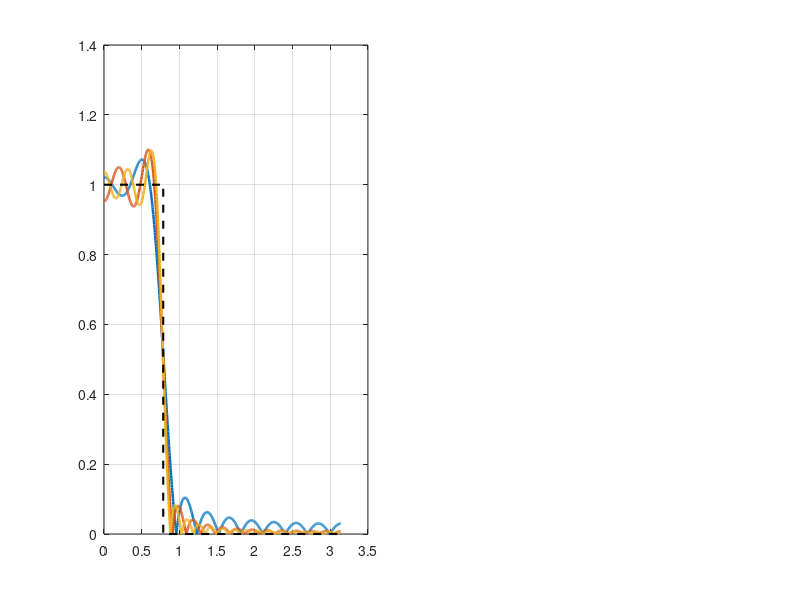

Write MATLAB code to recreate this figure. (Note: this script raises an error after producing the figure.)
clc; clear all; close all;

% Parâmetros comuns
wc = 0.25 * pi; % Frequência de corte
w_ideal = [0, wc, wc, pi];
mag_ideal = [1, 1, 0, 0];

% ================= CÁLCULO PARA M = 20 =================
M_20 = 20; alpha_20 = M_20 / 2;
n_20 = 0:M_20; g_20 = zeros(size(n_20));
for i = 1:length(n_20)
    val = n_20(i);
    if val == alpha_20, g_20(i) = wc / pi;
    else, g_20(i) = sin(wc * (val - alpha_20)) / (pi * (val - alpha_20)); end
end
[H_20, w] = freqz(g_20, 1, 1024);
mag_20 = abs(H_20);
phase_20 = unwrap(angle(H_20));

% ================= CÁLCULO PARA M = 30 =================
M_30 = 30; alpha_30 = M_30 / 2;
n_30 = 0:M_30; g_30 = zeros(size(n_30));
for i = 1:length(n_30)
    val = n_30(i);
    if val == alpha_30, g_30(i) = wc / pi;
    else, g_30(i) = sin(wc * (val - alpha_30)) / (pi * (val - alpha_30)); end
end
[H_30, ~] = freqz(g_30, 1, 1024);
mag_30 = abs(H_30);
phase_30 = unwrap(angle(H_30));

% ================= CÁLCULO PARA M = 40 =================
M_40 = 40; alpha_40 = M_40 / 2;
n_40 = 0:M_40; g_40 = zeros(size(n_40));
for i = 1:length(n_40)
    val = n_40(i);
    if val == alpha_40, g_40(i) = wc / pi;
    else, g_40(i) = sin(wc * (val - alpha_40)) / (pi * (val - alpha_40)); end
end
[H_40, ~] = freqz(g_40, 1, 1024);
mag_40 = abs(H_40);
phase_40 = unwrap(angle(H_40));

% ================= PLOT COMPARATIVO LADO A LADO =================
fig = figure('Position', [100, 100, 1100, 420], 'Visible', 'off');

% Cores padrão do MATLAB (R2014b em diante)
c1 = [0, 0.4470, 0.7410];      % Azul
c2 = [0.8500, 0.3250, 0.0980];  % Laranja/Vermelho
c3 = [0.9290, 0.6940, 0.1250];  % Amarelo/Dourado

% 1. Painel da Esquerda: Magnitude
subplot(1, 2, 1);
plot(w, mag_20, 'LineWidth', 1.8, 'Color', c1);
hold on;
plot(w, mag_30, 'LineWidth', 1.8, 'Color', c2);
plot(w, mag_40, 'LineWidth', 1.8, 'Color', c3);
plot(w_ideal, mag_ideal, 'k--', 'LineWidth', 1.5); % Filtro Ideal
grid on;
ax1 = gca;
ax1.GridLineStyle = '--'; ax1.GridAlpha = 0.5; ax1.FontSize = 11; ax1.FontName = 'Arial'; ax1.Box = 'on';
ax1.XTick = [0, 0.25*pi, 0.5*pi, 0.75*pi, pi];
ax1.XTickLabel = {'0', '0.25\pi (\omega_c)', '0.5\pi', '0.75\pi', '\pi'};

title('Resposta em Magnitude |G(e^{j\omega})|', 'FontSize', 12, 'FontWeight', 'bold', 'FontName', 'Arial');
xlabel('Frequência Angular \omega (rad/amostra)', 'FontSize', 11, 'FontName', 'Arial');
ylabel('Magnitude', 'FontSize', 11, 'FontName', 'Arial');
ylim([-0.1, 1.2]); xlim([0, pi]);
legend('M = 20', 'M = 30', 'M = 40', 'Filtro Ideal', 'Location', 'northeast');

% 2. Painel da Direita: Fase
subplot(1, 2, 2);
plot(w, phase_20, 'LineWidth', 1.8, 'Color', c1);
hold on;
plot(w, phase_30, 'LineWidth', 1.8, 'Color', c2);
plot(w, phase_40, 'LineWidth', 1.8, 'Color', c3);
grid on;
ax2 = gca;
ax2.GridLineStyle = '--'; ax2.GridAlpha = 0.5; ax2.FontSize = 11; ax2.FontName = 'Arial'; ax2.Box = 'on';
ax2.XTick = [0, 0.25*pi, 0.5*pi, 0.75*pi, pi];
ax2.XTickLabel = {'0', '0.25\pi', '0.5\pi', '0.75\pi', '\pi'};

title('Resposta de Fase \angle G(e^{j\omega})', 'FontSize', 12, 'FontWeight', 'bold', 'FontName', 'Arial');
xlabel('Frequência Angular \omega (rad/amostra)', 'FontSize', 11, 'FontName', 'Arial');
ylabel('Fase (rad)', 'FontSize', 11, 'FontName', 'Arial');
xlim([0, pi]);
legend('M = 20', 'M = 30', 'M = 40', 'Location', 'southwest');

% Salvar no scratch
output_path = 'C:\Users\engma\.gemini\antigravity-cli\brain\aaf32d08-cb6b-42ba-874d-38315eaacaae\scratch\sinc_fourier_response_comparison.svg';
print(fig, output_path, '-dsvg');
close(fig);

disp('Gráfico comparativo (MATLAB default colors) gerado com sucesso!');
